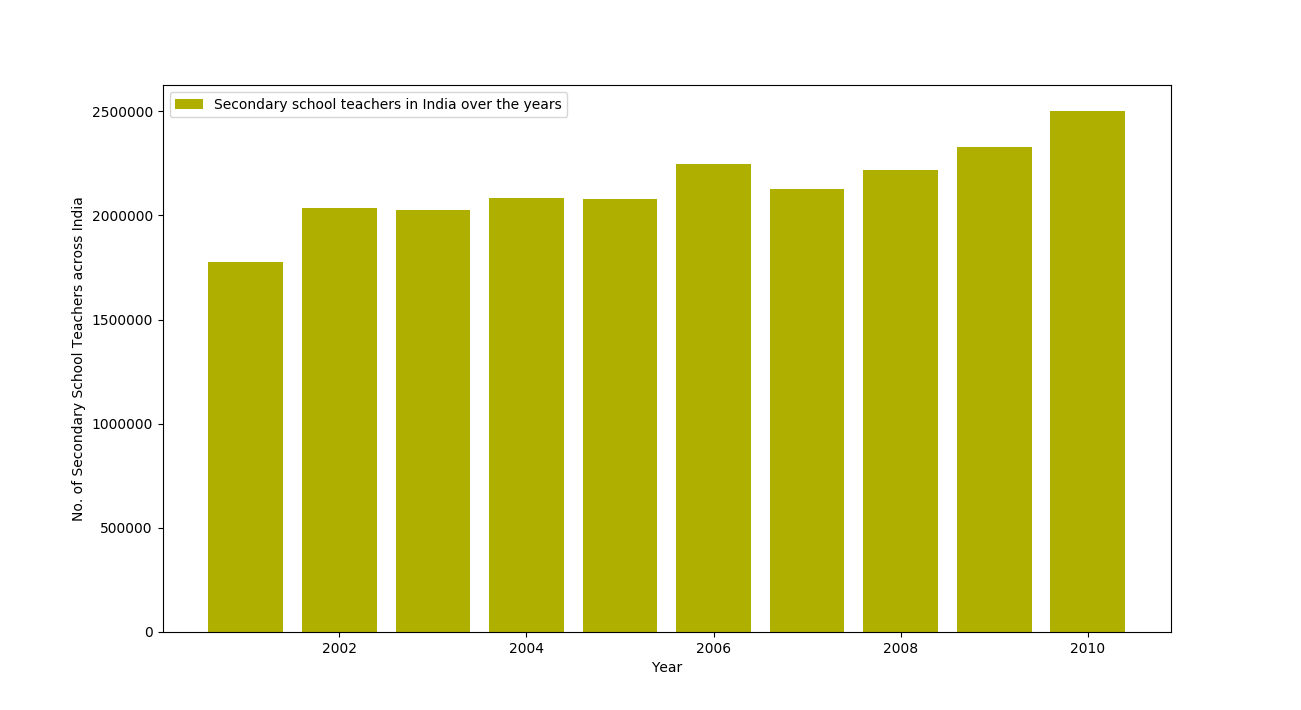

This chart was generated by the following Python code:
import pandas as pd
import matplotlib.pyplot as plt
import sys

#create dataframe from input csv
df=pd.read_csv(sys.argv[1], header='infer')

#plot bar plot with years as the x-axis argument and count of teachers as the y-axis argument
plt.bar(df['year'],df['teacher_count'],color='#afaf00',label="Secondary school teachers in India over the years")

# specifying labels for the axes
plt.xlabel("Year")
plt.ylabel("No. of Secondary School Teachers across India")

plt.legend()
plt.show()
